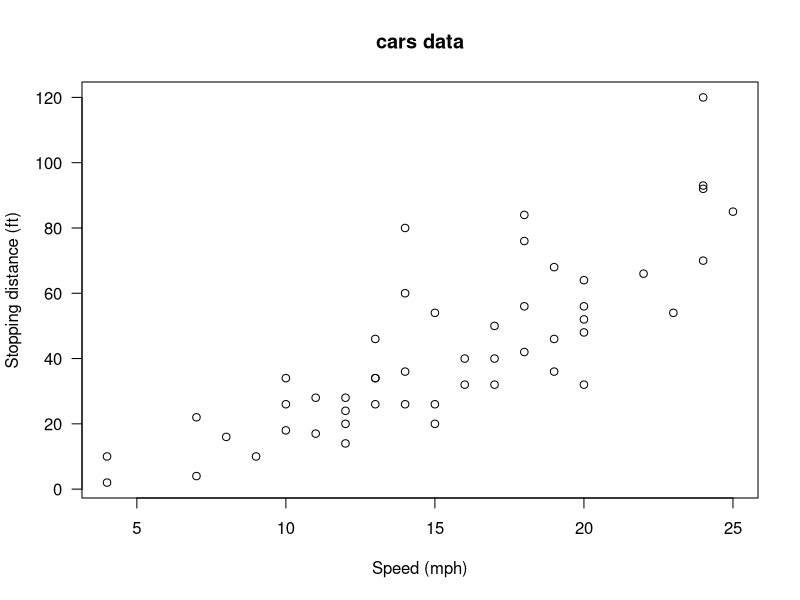
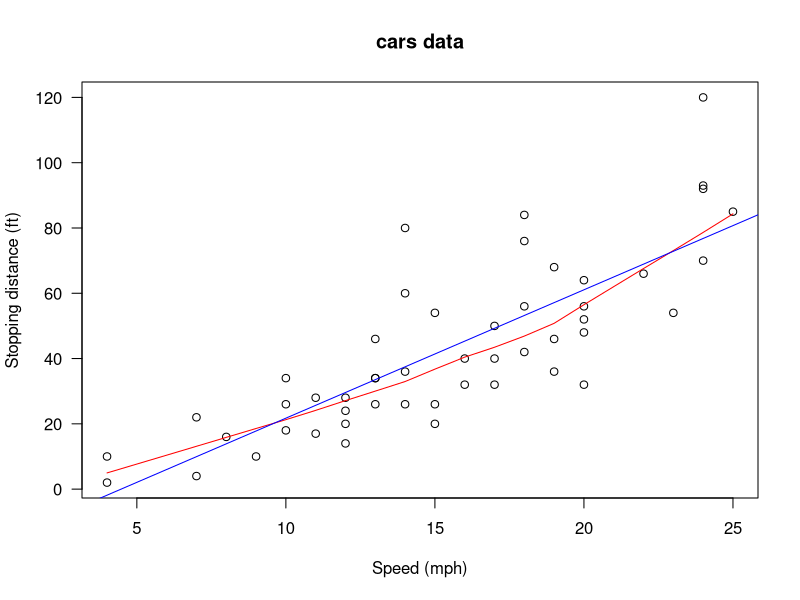
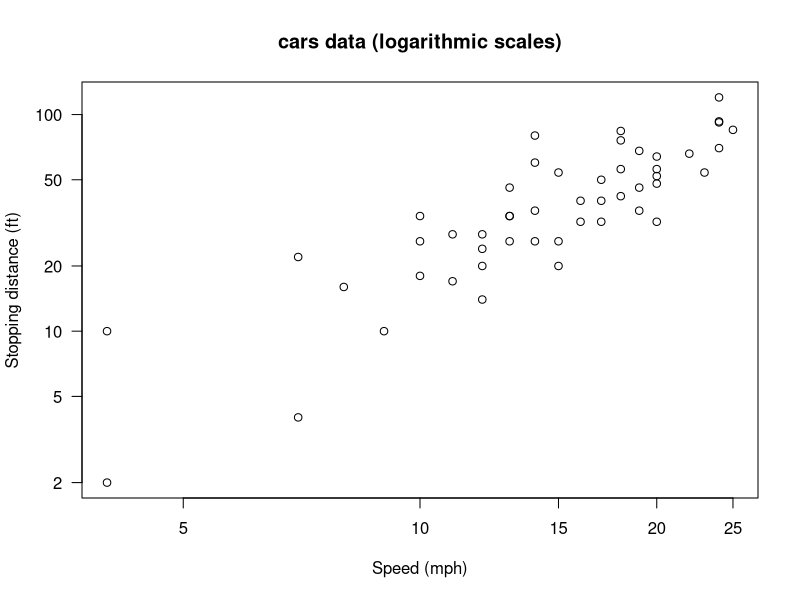
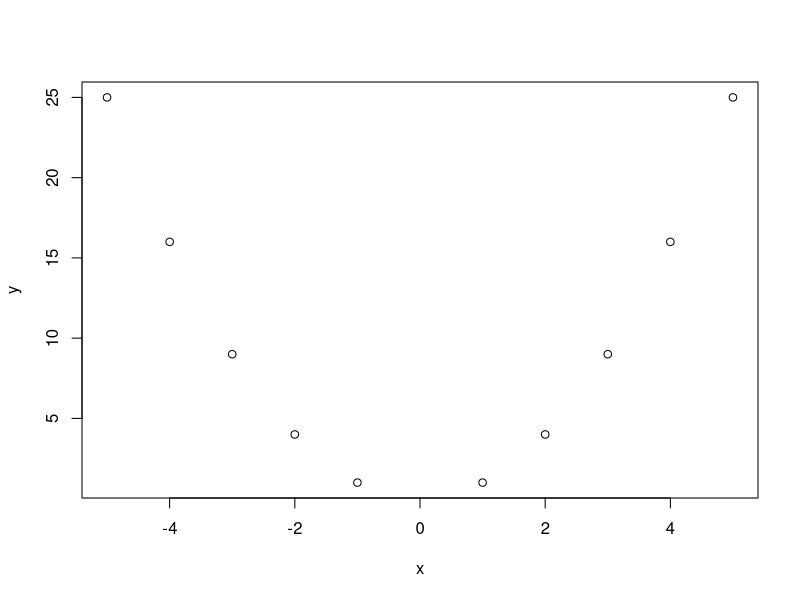
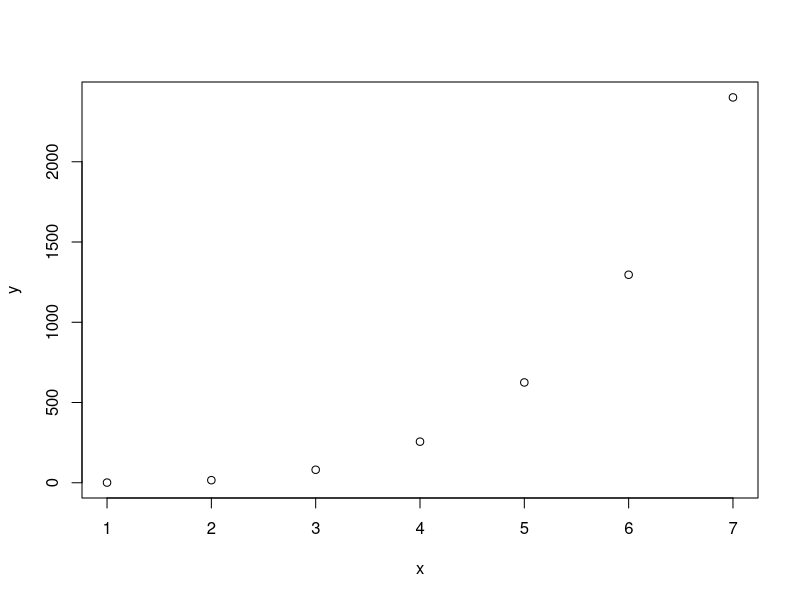

These charts were generated, in order, by the following R code:
## ---- chunk 1
knitr::opts_chunk$set(echo = FALSE)
## ---- chunk 2
library(MASS)
attach(cars)
head(cars)
## ---- chunk 3
require(stats); require(graphics)
plot(cars, xlab = "Speed (mph)", ylab = "Stopping distance (ft)",
     las = 1)
title(main = "cars data")
## ---- chunk 4
require(stats); require(graphics)
plot(cars, xlab = "Speed (mph)", ylab = "Stopping distance (ft)",
     las = 1)
lines(lowess(cars$speed, cars$dist, f = 2/3, iter = 3), col = "red")
abline(lm(cars$dist ~ cars$speed),col="blue")
title(main = "cars data")
## ---- chunk 5
cor(cars$speed,cars$dist)
cor.test(cars$speed,cars$dist)
## ---- chunk 6
plot(cars, xlab = "Speed (mph)", ylab = "Stopping distance (ft)",
     las = 1, log = "xy")
title(main = "cars data (logarithmic scales)")
## ---- chunk 7
cor(log(cars$speed),log(cars$dist))
cor.test(log(cars$speed),log(cars$dist))
## ---- chunk 8
x = c(-5,-4,-3,-2,-1,1,2,3,4,5);y = x^2 
cor(x,y)
## ---- chunk 9
plot(x,y,type="p")
## ---- chunk 10
x = (1:7) ;y = x^4
cor(x,y)
## ---- chunk 11
plot(x,y,type="p")
## ---- chunk 12
x = seq(1,7)
y = x^4
cor(x,y)
## same as cor(x,y,method="pearson")
cor(x,y,method="pearson")
## ---- chunk 13
cor(rank(x),rank(y))
## same as cor(x,y,method="spearman")
cor(x,y,method="spearman")
## ---- chunk 14
cor(cars$speed,cars$dist)
cor(log(cars$speed),log(cars$dist))
## ---- chunk 15
cor(cars$speed,cars$dist,method="spearman")
cor(log(cars$speed),log(cars$dist),method="spearman")
cor((cars$speed)^2,(cars$dist)^2,method="spearman")
## ---- chunk 16
cor.test(cars$speed,cars$dist,method="spearman")
